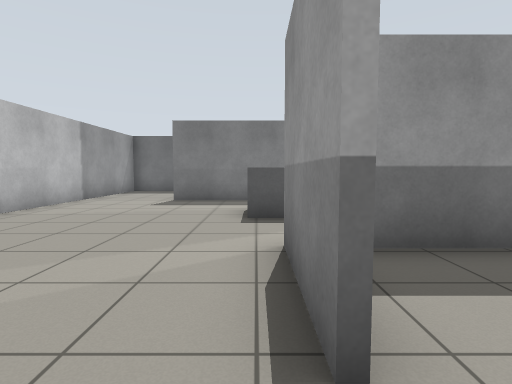
view 1 (above)

24 first-person views from a walk through a robot-simulator world made for Gazebo. The camera is 0.94 m above the floor, tilts 4° down and sees 80° across. The floor is counted in squares, 1 m on a side. Each view is taken from the middle of a square. On the plan, view 1 faces up. The plan holds only what a view shows up to about 11 squares ahead; the rest is blank.

view 2
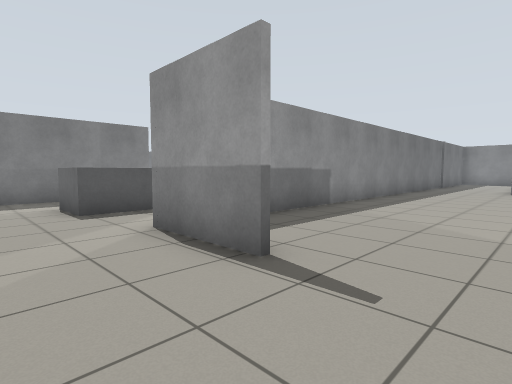

view 3
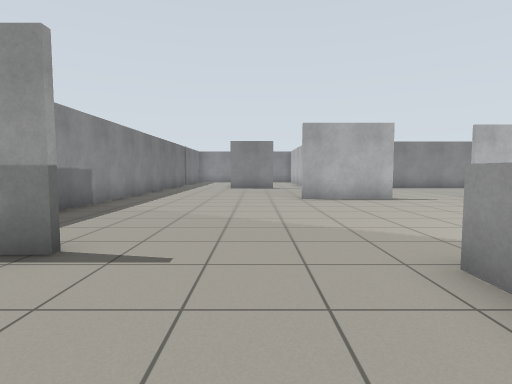

view 4
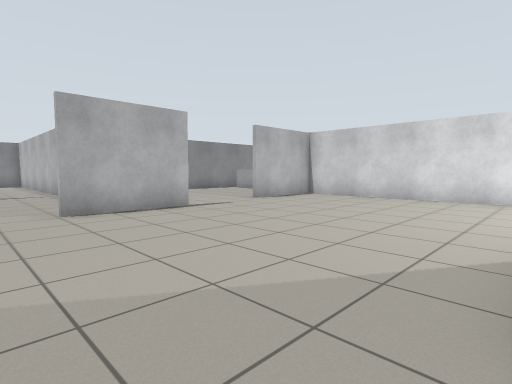

view 5
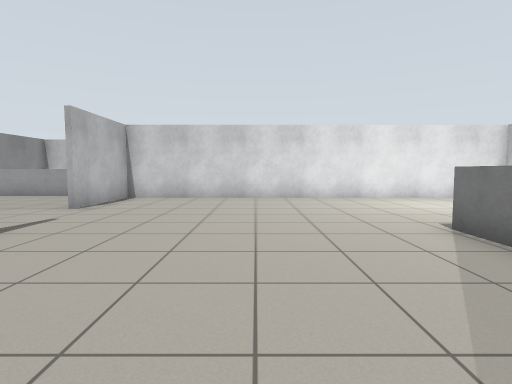

view 6
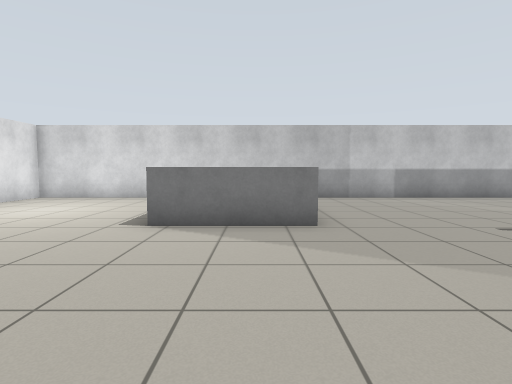

view 7
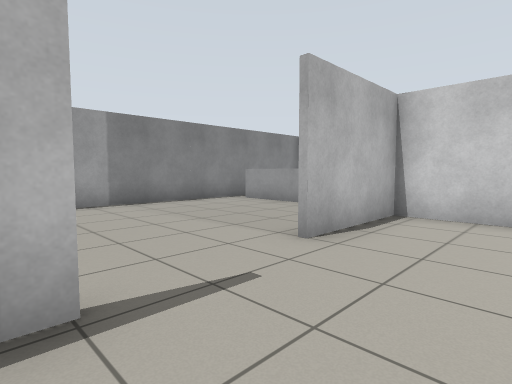

view 8
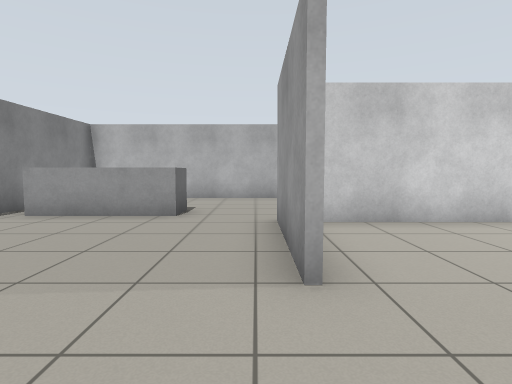

view 9
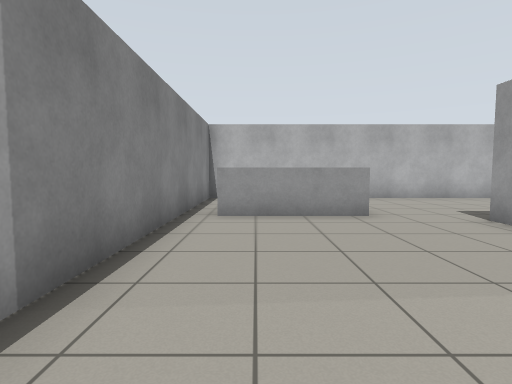

view 10
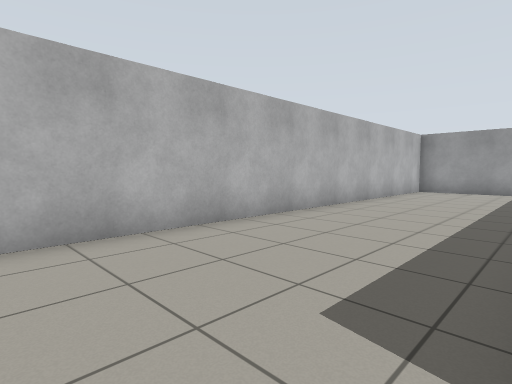

view 11
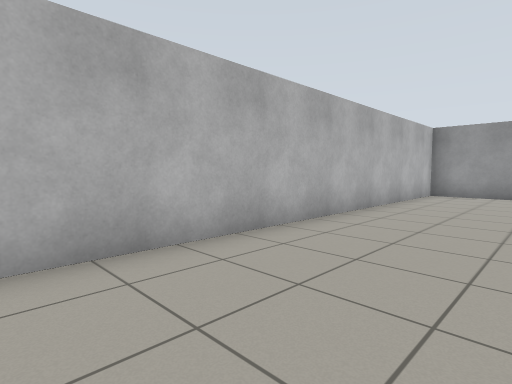

view 12
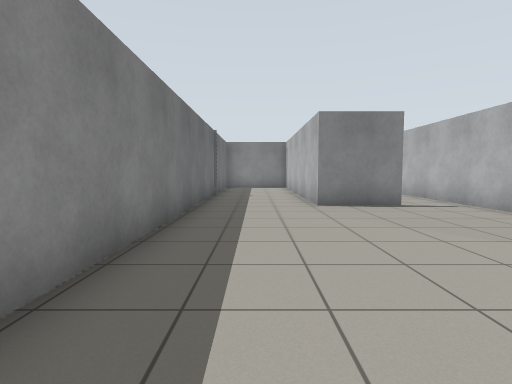

view 13
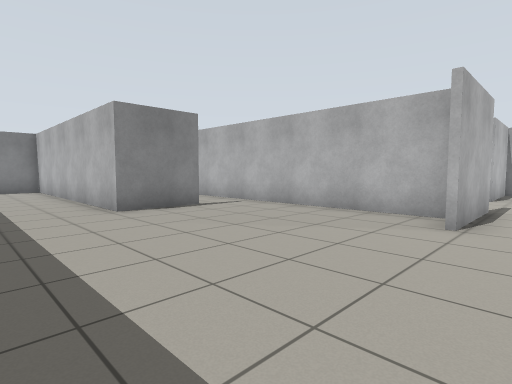

view 14
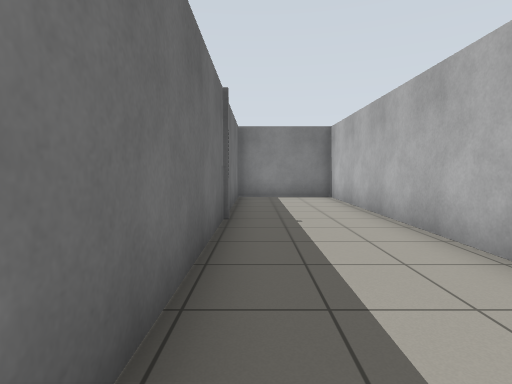

view 15
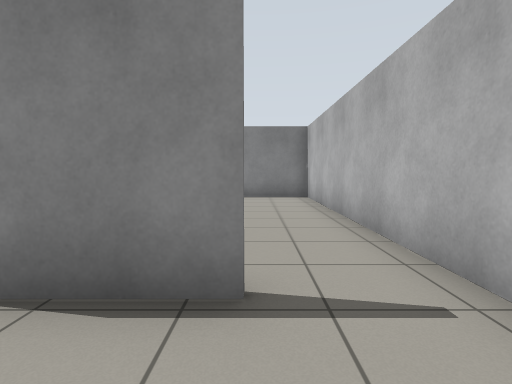

view 16
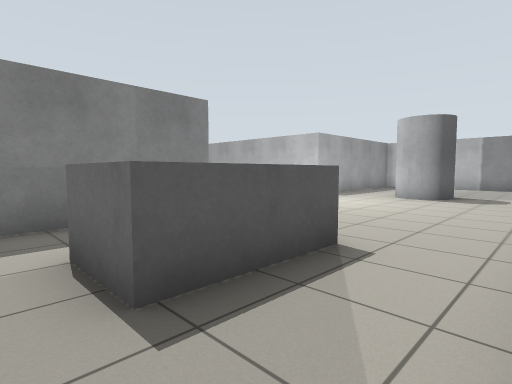

view 17
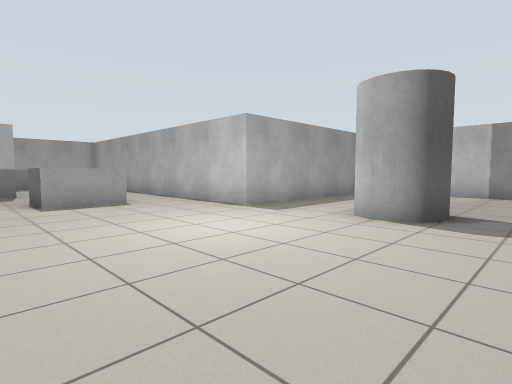

view 18
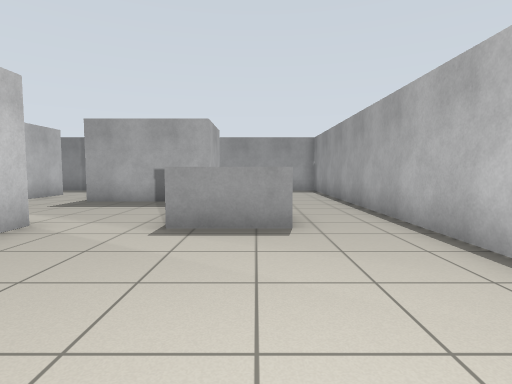

view 19
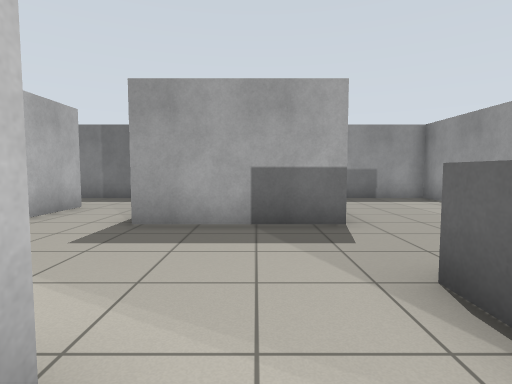

view 20
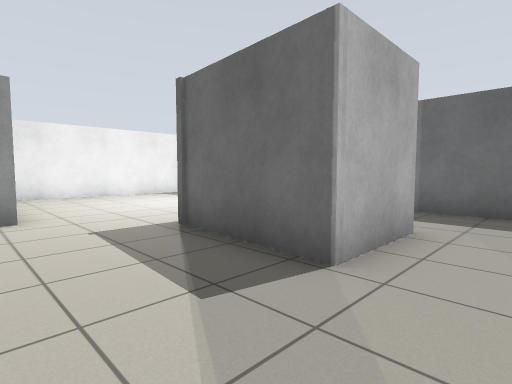

view 21
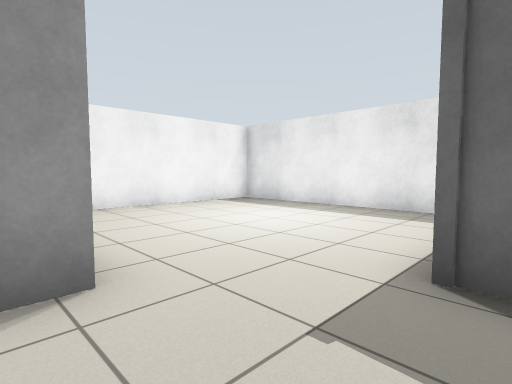

view 22
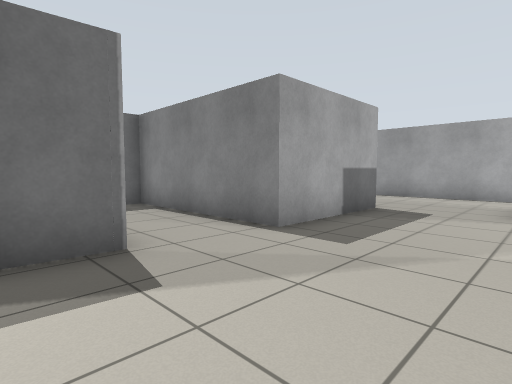

view 23
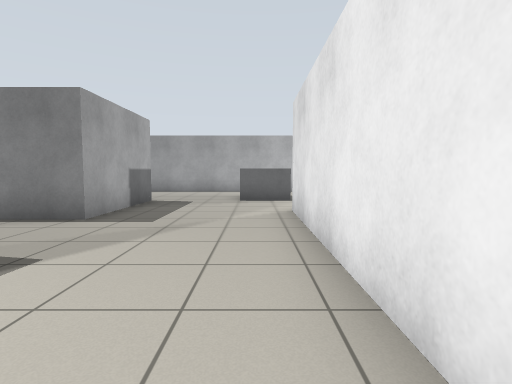

view 24
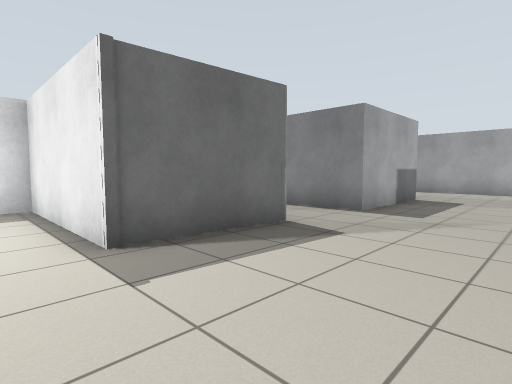

### Floor plan
Points are (right, up) in squares from view 1. A wall is a line through its corners. A room is listed if a view was taken in it or the views show most of it. See-through windows are left out.
Room 1 (views 1, 2, 3, 4, 5, 6, 7, 8, 9, 10, 11, 12, 13, 14, 15, 16, 17, 18, 19, 20, 21, 22, 23, 24)
walls: (0.4, 1.2) (0.4, 3.9); (7.5, -3.8) (21.9, -3.8) (21.9, -1.5); (7.1, -5.6) (7.1, -2.5); (13.2, -2) (13.2, 0.3) (21.9, 0.3) (21.9, 3.6) (1.4, 3.6); (3.2, 9.6) (-2.6, 9.6); (7.6, -8.4) (7.6, -11.8); (-5.6, 5) (-5.6, -11.5) (7.4, -11.5) (7.4, -8.4); (16.9, 6) (16.9, 7.9); (13.6, 11.1) (9.8, 11.1) (9.8, 23.5) (7.1, 23.5); (-5.6, 11.1) (-5.6, 6.6); (-3.1, 14.1) (3.1, 14.1) (3.1, 13.5); (-5.6, -14) (-5.6, -16.1); (-0.5, 18.6) (-3.7, 18.9); (-5.6, 16.9) (-5.6, 16.1); (5.6, 20.1) (5.6, 18.2) (1.8, 18.5); (-5.3, -16.4) (13.6, -16.4) (13.6, -7.1)
ways out: opening at (-5, 18) to room 2; opening at (0.5, 19.5) to room 3
objects: grey box (-1, -6) to (0, -3); grey box (0, 6) to (2, 7); grey box (6, 14) to (7, 15); grey box (10, -13) to (13, -13); grey cylinder (10, 7) to (11, 8)
Room 2 (no view inside)
walls: (-3.7, 18.9) (-3.7, 23.5) (-10.9, 23.5) (-10.9, 17.4)
ways out: opening at (-5, 18) to room 1
Room 3 (no view inside)
walls: (-0.5, 21) (-0.5, 18.6); (1.8, 18.5) (1.8, 23.5) (-2.1, 23.5)
ways out: opening at (0.5, 19.5) to room 1

Where each view was taken, in squares from view 1:
view 1: 0 up, 0 right, facing up
view 2: 1 down, 2 left, facing up-right
view 3: 1 down, 3 left, facing right
view 4: 1 down, 0 right, facing down-right
view 5: 1 down, 3 right, facing down
view 6: 4 down, 5 right, facing left
view 7: 5 down, 5 right, facing down-right
view 8: 6 down, 8 right, facing down
view 9: 6 down, 12 right, facing down
view 10: 12 down, 9 right, facing down-left
view 11: 13 down, 7 right, facing down-left
view 12: 2 up, 5 right, facing right
view 13: 3 up, 6 right, facing down-right
view 14: 3 up, 11 right, facing right
view 15: 2 down, 11 right, facing right
view 16: 4 up, 1 left, facing up-right
view 17: 5 up, 4 right, facing up-right
view 18: 9 up, 7 right, facing up
view 19: 13 up, 4 right, facing up
view 20: 16 up, 1 right, facing up-left
view 21: 16 up, 3 left, facing up-left
view 22: 15 up, 2 left, facing up-right
view 23: 15 up, 4 left, facing right
view 24: 15 up, 5 left, facing up-right
